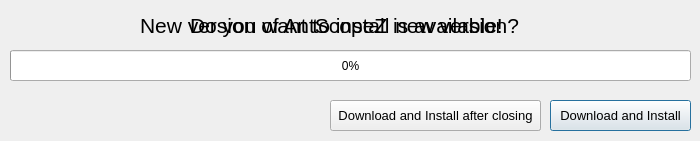
<?xml version="1.0" encoding="UTF-8"?>
<ui version="4.0">
 <class>AntScopeUpdateDialog</class>
 <widget class="QDialog" name="AntScopeUpdateDialog">
  <property name="geometry">
   <rect>
    <x>0</x>
    <y>0</y>
    <width>700</width>
    <height>141</height>
   </rect>
  </property>
  <property name="windowTitle">
   <string>Dialog</string>
  </property>
  <widget class="QProgressBar" name="downloadProgressBar">
   <property name="geometry">
    <rect>
     <x>10</x>
     <y>50</y>
     <width>681</width>
     <height>31</height>
    </rect>
   </property>
   <property name="value">
    <number>0</number>
   </property>
  </widget>
  <widget class="QLabel" name="installUpdates">
   <property name="geometry">
    <rect>
     <x>190</x>
     <y>10</y>
     <width>501</width>
     <height>31</height>
    </rect>
   </property>
   <property name="font">
    <font>
     <pointsize>16</pointsize>
    </font>
   </property>
   <property name="text">
    <string>Do you want to install new version?</string>
   </property>
  </widget>
  <widget class="QPushButton" name="dowloadNow">
   <property name="geometry">
    <rect>
     <x>550</x>
     <y>100</y>
     <width>141</width>
     <height>31</height>
    </rect>
   </property>
   <property name="font">
    <font>
     <pointsize>10</pointsize>
    </font>
   </property>
   <property name="text">
    <string>Download and Install</string>
   </property>
  </widget>
  <widget class="QPushButton" name="close">
   <property name="geometry">
    <rect>
     <x>400</x>
     <y>100</y>
     <width>141</width>
     <height>31</height>
    </rect>
   </property>
   <property name="font">
    <font>
     <pointsize>10</pointsize>
    </font>
   </property>
   <property name="text">
    <string>Close</string>
   </property>
  </widget>
  <widget class="QLabel" name="newVersion">
   <property name="geometry">
    <rect>
     <x>140</x>
     <y>10</y>
     <width>441</width>
     <height>31</height>
    </rect>
   </property>
   <property name="font">
    <font>
     <pointsize>16</pointsize>
    </font>
   </property>
   <property name="text">
    <string>New version of AntScopeZ is available!</string>
   </property>
  </widget>
  <widget class="QPushButton" name="afterClosing">
   <property name="geometry">
    <rect>
     <x>330</x>
     <y>100</y>
     <width>211</width>
     <height>31</height>
    </rect>
   </property>
   <property name="font">
    <font>
     <pointsize>10</pointsize>
    </font>
   </property>
   <property name="text">
    <string>Download and Install after closing</string>
   </property>
  </widget>
 </widget>
 <resources/>
 <connections/>
</ui>
